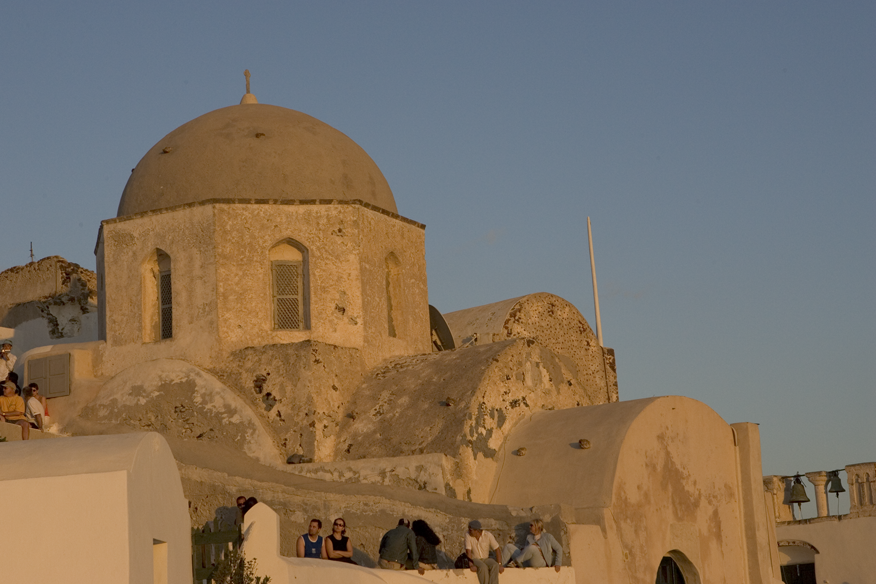
//> input picture denoise/bilateral_grid/python/greekdome.ppm, 876 x 584 px
$ ./fast_bilateral_approximation   (built with g++ and OpenCV 4)
//> lines starting //> are read from the running program, lines starting //| are printed output that depends on the picture
// C++
#include <assert.h>
#include <cmath>
#include <string>
#include <vector>
#include <fstream>
#include <iostream>
// OpenCV
#include <opencv2/opencv.hpp>


namespace {
    void run(const std::function<void()>& work=[]{}, const std::string message="") {
        auto start = std::chrono::steady_clock::now();
        work();
        auto finish = std::chrono::steady_clock::now();
        auto duration = std::chrono::duration_cast<std::chrono::milliseconds>(finish - start);
        std::cout << message << " " << duration.count() << " ms" <<  std::endl;
    }
    void cv_show(const cv::Mat& one_image, const char* info="") {
        cv::imshow(info, one_image);
        cv::waitKey(0);
        cv::destroyAllWindows();
    }
    cv::Mat cv_concat(const std::vector<cv::Mat>& images){
        cv::Mat display;
        cv::hconcat(images, display);
        return display;
    }
    bool cv_write(const cv::Mat& source, const std::string save_path) {
        return cv::imwrite(save_path, source, std::vector<int>({cv::IMWRITE_PNG_COMPRESSION, 0}));
    }

    template<typename T>
    T min_in_array(const T* const data_ptr, const int length) {
        if(length < 1) return 0;
        T min_value = data_ptr[0];
        for(int i = 1;i < length; ++i)
            if(data_ptr[i] < min_value)
                min_value = data_ptr[i];
        return min_value;
    }
    template<typename T>
    T max_in_array(const T* const data_ptr, const int length) {
        if(length < 1) return 0;
        T max_value = data_ptr[0];
        for(int i = 1;i < length; ++i)
            if(data_ptr[i] > max_value)
                max_value = data_ptr[i];
        return max_value;
    }

    template<typename T>
    inline T clip(T x, T down, T up) {
        if(x < down) x = down;
        else if(x > up) x = up;
        return x;
    }
}


cv::Mat fast_bilateral_approximation(
        const cv::Mat& input,
        const cv::Mat& refer,
        // 采样率
        const float spatial_sample=8,
        const float range_sample=0.1,
        // 网格做滤波时候的半径
        const int grid_padding=2,
        // 打印信息
        const bool verbose=true) {

    using pointer_type = const float* const;

    // 【1】********************** 收集图像信息 **********************
    const int H = input.rows;
    const int W = input.cols;
    const int length = H * W;
    assert(H == refer.rows and W == refer.cols and "shapes of input and refer must be the same");
    assert(input.channels() == 1 and refer.channels() == 1 and "only gray images are supported");

    // 【2】********************** 根据图像的宽高, 亮度构建双边网格 **********************
    // 计算图像中的取值范围, 用于定义值域网格
    pointer_type refer_ptr = refer.ptr<float>();
    const float range_min = min_in_array(refer_ptr, length);
    const float range_max = max_in_array(refer_ptr, length);
    const float range_interval = range_max - range_min;
    if(verbose) {
        std::cout << "intensity    :  [" << range_min << ", " << range_max << "]" << std::endl;
    }
    // 决定下采样网格的大小
    const int grid_height = std::floor((H - 1) / spatial_sample) + 1 + 2 * grid_padding;
    const int grid_width = std::floor((W - 1) / spatial_sample) + 1 + 2 * grid_padding;
    const int grid_value = std::floor(range_interval / range_sample) + 1 + 2 * grid_padding;
    // 创建 grid, 一个是分母的加权部分, 另一个是分子(齐次的 1)
    const int grid_size = grid_height * grid_width * grid_value;
    std::vector<float> wi_grid(grid_size, 0);
    std::vector<float> w_grid(grid_size, 0);
    if(verbose) {
        std::cout << "grid  :  \n";
        std::cout << "\theight     :  " << grid_height << std::endl;
        std::cout << "\twidth      :  " << grid_width << std::endl;
        std::cout << "\tvalue      :  " << grid_value << std::endl;
        std::cout << "\tgrid_size  :  "<< grid_size << std::endl;
    }
    // 根据参考图像的信息, 将输入图像下采样填充到 grid 网格中
    for(int i = 0;i < H; ++i) {
        const int x = std::floor(i / spatial_sample) + grid_padding + 1;  // 图像第 i 行映射到网格中的坐标
        pointer_type I_ptr = input.ptr<float>() + i * W;  // 输入图象在第 i 行的指针
        pointer_type R_ptr = refer_ptr + i * W;           // 参考图像在第 i 行的指针
        for(int j = 0;j < W; ++j) {
            const int y = std::floor(j / spatial_sample) + grid_padding + 1;  // 图像第 j 列映射到网格中的坐标
            const int z = std::floor((R_ptr[j] - range_min) * 1.f / range_sample) + grid_padding + 1;  // 图像中点 (i,j) 的亮度值映射到网格的 z 维的坐标
            const int grid_pos = (x * grid_width + y) * grid_value + z;
            wi_grid[grid_pos] += I_ptr[j];
            w_grid[grid_pos] += 1;
        }
    }
    if(verbose) {
        int effective_count = 0;
        for(int i = 0;i < grid_size; ++i)
            if(w_grid[i] > 0) ++effective_count;
        std::cout << "filling proportion of the grid is  " << effective_count * 1.f / grid_size << std::endl;
    }

    // ********************** 在网格上做卷积, 低通滤波 **********************
    std::vector<int> offset({grid_width * grid_value, grid_value, 1});
    std::vector<float> wi_grid_buffer(grid_size, 0); // 用于存储多维分离卷积的上一次结果
    std::vector<float> w_grid_buffer(grid_size, 0);
    for(int dimension = 0;dimension < 3; ++dimension) {
        const int _offset = offset[dimension];  // 当前维度 +1, -1 在网格中的偏移量
        for(int iter = 0;iter < 4; ++iter) {     // 实际半径为 2 倍的 1, 下面的滤波半径都是 1
            wi_grid.swap(wi_grid_buffer);
            w_grid.swap(w_grid_buffer);       // 这个交换很巧妙, 第一次卷积的结果存放在 buffer, 第二次从 buffer 中再卷积一次放在网格中
            // 开始三维卷积
            for(int i = 1, i_MAX = grid_height - 1; i < i_MAX; ++i) {
                for(int j = 1, j_MAX = grid_width - 1; j < j_MAX; ++j) {
                    const int start = (i * grid_width + j) * grid_value; // 当前网格在第(i, j)个格子的偏移量
                    float* wi = wi_grid.data() + start;
                    float* wi_buf = wi_grid_buffer.data() + start;       // 加权的网格 和 它的上一次卷积结果, 在第(i, j)个格子的偏移地址
                    float* w = w_grid.data() + start;
                    float* w_buf = w_grid_buffer.data() + start;         // 齐次的网格 和 它的上一次卷积结果, 在第(i, j)个格子的偏移地址
                    for(int k = 1, k_MAX = grid_value - 1; k < k_MAX; ++k) {
                        // 每次卷积, dimension 这个维度上前一个像素 + 后一个像素 和 当前像素做加权平均, 平滑
                        wi[k] = 0.25 * (2.0 * wi_buf[k] + wi_buf[k - _offset] + wi_buf[k + _offset]);
                        w[k] = 0.25 * (2.0 * w_buf[k] + w_buf[k - _offset] + w_buf[k + _offset]);
                    }
                }
            }
        }
    }
    if(verbose) {
        std::cout << "low-pass convolution on grid is completed" << std::endl;
    }

    // ********************** 网格做了低通滤波之后, 根据参考图从网格中插值得到每一个目标点的值 **********************
    auto trilinear_interpolate = [](
            const std::vector<float>& wi_grid,
            const std::vector<float>& w_grid,
            const float x, const float y, const float z,
            std::vector<int> border) ->float {
        // 计算这个小数坐标 (x, y, z) 在网格中, 在三个方向上的上界和下界
        const int x_down = clip<int>(std::floor(x), 0, border[0] - 1);
        const int x_up   = clip<int>(x_down + 1, 0, border[0] - 1);
        const int y_down = clip<int>(std::floor(y), 0, border[1] - 1);
        const int y_up   = clip<int>(y_down + 1, 0, border[1] - 1);
        const int z_down = clip<int>(std::floor(z), 0, border[2] - 1);
        const int z_up   = clip<int>(z_down + 1, 0, border[2] - 1);
        // 获取这个小数坐标在 x, y, z 方向上的权重量
        const float x_weight = std::abs(x - x_down);
        const float y_weight = std::abs(y - y_down);
        const float z_weight = std::abs(z - z_down);
        // 计算 (__x, __y, __z) 在网格中的偏移地址
        auto index = [&](const int _x, const int _y, const int _z) ->int {
            return (_x * border[1] + _y) * border[2] + _z;
        };
        // 准备立方体 8 个点坐标对应的偏移量
        std::vector<int> offsets = {
            index(x_down, y_down, z_down),
            index(x_up,   y_down, z_down),
            index(x_down, y_up,   z_down),
            index(x_down, y_down, z_up),
            index(x_up,   y_up,   z_down),
            index(x_up,   y_down, z_up),
            index(x_down, y_up,   z_up),
            index(x_up,   y_up,   z_up)
        };
        // 准备立方体 8 个点坐标对应的加权值
        std::vector<float> weights = {
            (1.f - x_weight) * (1.f - y_weight) * (1.f - z_weight),
            x_weight         * (1.f - y_weight) * (1.f - z_weight),
            (1.f - x_weight) * y_weight         * (1.f - z_weight),
            (1.f - x_weight) * (1.f - y_weight) * z_weight,
            x_weight         * y_weight         * (1.f - z_weight),
            x_weight         * (1.f - y_weight) * z_weight,
            (1.f - x_weight) * y_weight         * z_weight,
            x_weight         * y_weight         * z_weight
        };
        // 两个网格的插值共用一套加权参数
        float wi_interpolated = 0.f;
        for(int i = 0;i < 8; ++i) wi_interpolated += weights[i] * wi_grid[offsets[i]];
        float w_interpolated = 0.f;
        for(int i = 0;i < 8; ++i) w_interpolated += weights[i] * w_grid[offsets[i]];
        // 插值结果相除, 归一化
        return wi_interpolated / w_interpolated;
    };

    int cnt = 0;
    cv::Mat result(H, W, CV_8UC1);  // 准备一个结果
    uchar* const res_ptr = result.ptr<uchar>();
    for(int i = 0;i < H; ++i) {
        for(int j = 0;j < W; ++j) {
            // 计算这个点在网格中的坐标
            const float x = i * 1.f / spatial_sample + grid_padding;
            const float y = j * 1.f / spatial_sample + grid_padding;
            const float z = (refer_ptr[i * W + j] - range_min) / range_sample + grid_padding;
            // 三次线性插值, 两个分支
            float interp_res = trilinear_interpolate(wi_grid, w_grid, x, y, z, {grid_height, grid_width, grid_value});
            // wi / w 是最终的加权结果
            res_ptr[cnt++] = cv::saturate_cast<uchar>(255 * interp_res);
        }
    }
    return result;
}


int main() {
    std::setbuf(stdout, 0);

    // 读取图像
    cv::Mat color_image = cv::imread("./images/input/greekdome.ppm");
//> color_image is the input picture: 584 rows x 876 cols, CV_8UC3; mean B, G, R 97.7, 112.7, 125.7
    assert(not color_image.empty() and "failed to load image");

    // 单通道
    if(true) {
        // 转化成灰度图
        cv::Mat gray_image;
        cv::cvtColor(color_image, gray_image, cv::COLOR_BGR2GRAY);
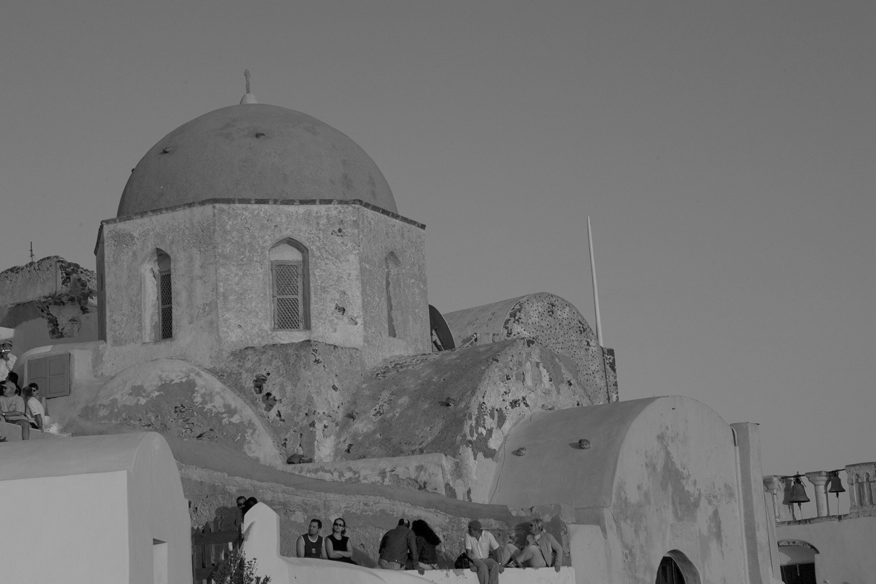
//> gray_image: 584 rows x 876 cols, CV_8UC1; min 0, max 196, mean 114.8
        // 转成 float 数据
        gray_image.convertTo(gray_image, CV_32FC1);
//> gray_image: 584 rows x 876 cols, CV_32FC1
        gray_image /= 255;
        // 开始快速滤波
        cv::Mat result;
        run([&](){
            result = fast_bilateral_approximation(
                gray_image, gray_image,
                4, 0.05,
                2, true
            );
        }, "fast bilateral approximation using sampling grid");
//> in min_in_array, `T min_value = data_ptr[0];`: min_value = 0.435
//> the loop in min_in_array, `for(int i = 1;i < length; ++i)` made 511583 passes
//> min_value on passes 1, 4, 5, 635, 774, 798, 816, 1747, 60690, 61565, 63317, 65945: 0.431, 0.427, 0.424, 0.42, 0.416, 0.412, 0.408, 0.4, 0.396, 0.38, 0.353, 0.322
//> after the loop in min_in_array, `for(int i = 1;i < length; ++i)`: min_value = 0
//> in max_in_array, `T max_value = data_ptr[0];`: max_value = 0.435
//> the loop in max_in_array, `for(int i = 1;i < length; ++i)` made 511583 passes
//> max_value on passes 2, 25, 176, 2935, 7285, 28302, 34447, 43953, 61650, 81719, 82591, 82592: 0.439, 0.443, 0.447, 0.451, 0.455, 0.459, 0.463, 0.467, 0.475, 0.478, 0.498, 0.502
//> after the loop in max_in_array, `for(int i = 1;i < length; ++i)`: max_value = 0.769
//| intensity    :  [0, 0.768628]
//> in fast_bilateral_approximation, `const int grid_value = std::floor(range_interval / range_sample) + 1 +..`: grid_value = 20
//> in fast_bilateral_approximation, `const int grid_size = grid_height * grid_width * grid_value;`: grid_size = 669000
//| 	height     :  150
//| 	width      :  223
//| 	value      :  20
//| 	grid_size  :  669000
//> after the loop in fast_bilateral_approximation, `for(int i = 0;i < H; ++i)`: wi_grid = 669000 items
//> after the loop in fast_bilateral_approximation, `for(int i = 0;i < grid_size; ++i)`: effective_count = 63020
//| filling proportion of the grid is  0.0942003
//> in fast_bilateral_approximation, `std::vector<int> offset({grid_width * grid_value, grid_value, 1});`: offset = [4460, 20, 1]
//> after the loop in fast_bilateral_approximation, `for(int dimension = 0;dimension < 3; ++dimension)`: wi_grid_buffer = 669000 items
//> the loop in fast_bilateral_approximation, `for(int i = 0;i < H; ++i)` made 584 passes
//> cnt on passes 1 to 3: 876, 1752, 2628
//> after the loop in fast_bilateral_approximation, `for(int i = 0;i < H; ++i)`: cnt = 511584
        cv_show(result);
    }
    else {
        // 拆成三通道
        std::vector<cv::Mat> bgr_channels;
        cv::split(color_image, bgr_channels);
        // 存放结果
        std::vector<cv::Mat> result_temp;
        result_temp.reserve(3);
        for(auto& channel : bgr_channels) {
            channel.convertTo(channel, CV_32FC1);
            channel /= 255;
            result_temp.emplace_back(fast_bilateral_approximation(
                channel, channel, 4, 0.05, 1, false
            ));
        }
        // 合并成多通道
        cv::Mat result;
        cv::merge(result_temp, result);
        cv_show(cv_concat({color_image, result}));
        cv_write(result, "./images/output/result.png");
    }

    return 0;
}
